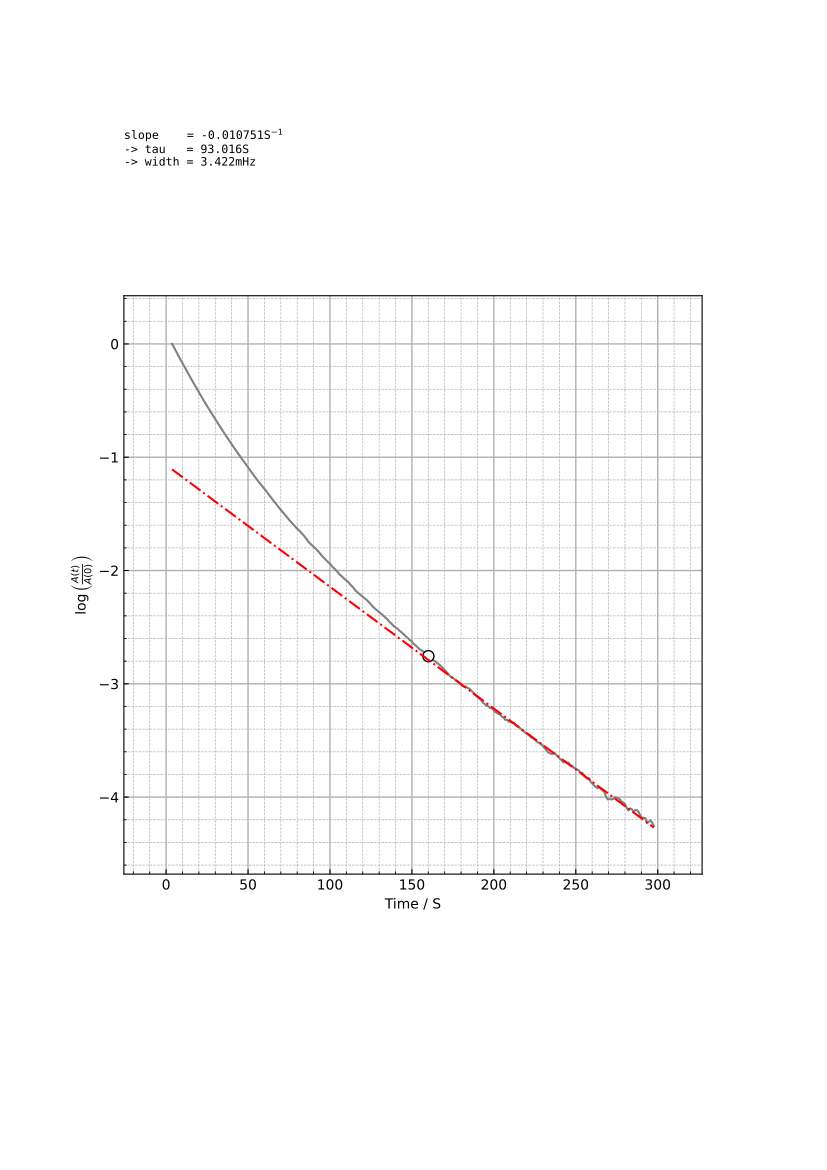

This figure's Python source:
#!/usr/bin/python3
# file: script.py
# author: Roch Schanen
# date: 2024 06 21
# content:
# repository:

# from package: "https://scipy.org/"
from scipy.optimize import curve_fit as fit
# from local modules
from figlib import Document, stdFig, headerText, fEng
# from "https://numpy.org/"
from numpy import array, log, exp, pi

#####################################################################
#                                                     OPEN DOCUMENT #
#####################################################################

D = Document()
D.opendocument("./fitscript.pdf")
# import results
from numpy import load
DATA = load({
    500 : "./fit_500_100.npz",
    250 : "./fit_250_50.npz",
    100 : "./fit_100_25.npz",
    50  : "./fit_50_20.npz",
    10  : "./fit_10_3.npz",
    }[500])
DATA_TIME = DATA["DATA_TIME"]
DATA_AMPLITUDE = DATA["DATA_AMPLITUDE"]
DATA_PERIOD = DATA["DATA_PERIOD"]

#####################################################################
#                                                PLOT LOG AMPLITUDE #
#####################################################################

X, Y = X, Y = DATA_TIME, log(DATA_AMPLITUDE/DATA_AMPLITUDE[0])

fg, ax = stdFig(
    f"LOG_AMPLITUDE",
    X, "S", "Time",
    Y, "n.u.", r"$\log(A/A_0$)"
    )

ax.set_ylabel(r"$\log\left(\frac{A(t)}{A(0)}\right)$")

# in-phase fitting function
def ff(t, a, w):
    from numpy import exp
    x = t/w
    y = a*exp(-x)
    return y


# find time at half maximmum
from numpy import searchsorted
i = searchsorted(X, 160)

# plot
ax.plot(
    X[i]*fg.scx,
    Y[i]*fg.scy,
    'ko',
    markerfacecolor = 'white',
    markersize = 8
    )

from scipy.stats import linregress
r = linregress(X[i:], Y[i:])
A, B = r.slope, r.intercept
ax.plot(X*fg.scx, (X*A+B)*fg.scy, "-.r")

tmp = r"S$^{-1}$"

headerText(fg, f"""
slope    = {A:.6f}{tmp}
-> tau   = {fEng(-1/A)}S
-> width = {fEng(-A/pi)}Hz
""")

D.exportfigure(f"LOG_AMPLITUDE")

#####################################################################
#                                                    PLOT AMPLITUDE #
#####################################################################

X, Y = DATA_TIME, DATA_AMPLITUDE

fg, ax = stdFig(
    f"AMPLITUDE",
    X, "S", "Time",
    Y, "V", "Amplitude"
    )

# in-phase fitting function
def ff(t, a, w):
    from numpy import exp
    x = t/w
    y = a*exp(-x)
    return y

# setup pre-fit parameters
ax.plot(X*fg.scx, ff(X, Y[i]/exp(A*X[i]), -1.0/A)*fg.scy, "-.r")

headerText(fg, f"""
tau = {fEng(-1/A)}S
amp = {fEng(Y[i]/exp(A*X[i]))}V
""")

D.exportfigure(f"AMPLITUDE")

#####################################################################
#                                             PLOT SMOOTH FREQUENCY #
#####################################################################

X, Y = DATA_TIME, 1.0 / DATA_PERIOD

fg, ax = stdFig(
    f"SMOOTH_FREQUENCY",
    X, "S", "Time", 
    Y, "Hz", "Frequency")

from scipy.signal import savgol_filter
YS = savgol_filter(Y, 100, 2)
ax.plot(X*fg.scx, YS*fg.scy, "-.r")

# YS2 = savgol_filter(Y, 20, 2)
# ax.plot(X*fg.scx, YS2*fg.scy, "--k")
    
D.exportfigure(f"SMOOTH_FREQUENCY")

######################################################################
#                                             FREQUENCY VS AMPLITUDE #
######################################################################

X, Y = DATA_AMPLITUDE, 1.0 / DATA_PERIOD

fg, ax = stdFig(
    f"FREQUENCY_VS_AMPLITUDE",
    X, "V", "Amplitude", 
    Y, "Hz", "Frequency")

from scipy.signal import savgol_filter
YS = savgol_filter(Y, 100, 2)
ax.plot(X*fg.scx, YS*fg.scy, "-.r")
# YS2 = savgol_filter(Y, 20, 2)
# ax.plot(X*fg.scx, YS2*fg.scy, "--k")
    
D.exportfigure(f"FREQUENCY_VS_AMPLITUDE")

#####################################################################
#                                                              DONE #
#####################################################################

D.closedocument()
